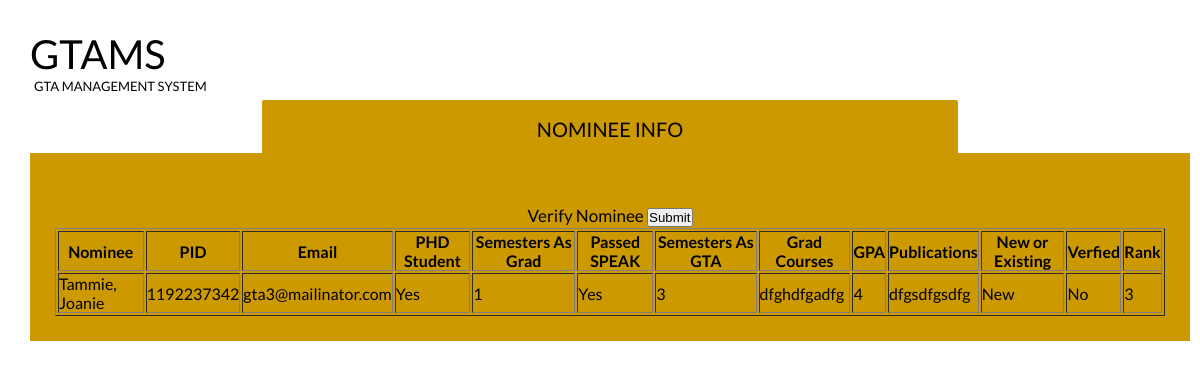
The page /verifyNominee.php?pid=1192237342 (signed in) on the database its author committed.
### tables this page shows
CREATE TABLE `nomination` (
  `nominatorLogin` varchar(50) NOT NULL,
  `pid` varchar(20) NOT NULL,
  `ranking` int(11) NOT NULL,
  `timestamp` datetime NOT NULL,
  `sessionid` varchar(20) NOT NULL,
  `verified` tinyint(4) NOT NULL DEFAULT '0',
  `responded` tinyint(4) NOT NULL DEFAULT '0'
);

CREATE TABLE `gtanominee` (
  `advisor` varchar(70) DEFAULT NULL,
  `nomineeName` varchar(70) DEFAULT NULL,
  `pid` varchar(20) NOT NULL,
  `nomineeEmail` varchar(255) DEFAULT NULL,
  `nomineePhone` varchar(10) DEFAULT NULL,
  `isPHDStudent` int(11) DEFAULT NULL,
  `semestersAsGrad` int(11) DEFAULT NULL,
  `passedSpeak` int(11) DEFAULT NULL,
  `semestersAsGTA` int(11) DEFAULT NULL,
  `gradCourses` varchar(255) DEFAULT NULL,
  `gpa` float DEFAULT NULL,
  `publications` varchar(255) DEFAULT NULL,
  `newlyAdmitted` tinyint(1) DEFAULT NULL
);

### verifyNominee.php (the view, shortened to what this page needs)
<link rel="stylesheet" type="text/css" href="DBHomeStyle.css">
<h1>GTAMS <span>GTA Management System</span></h1>
<ul class="tabs">
    <li>
        <label for="tab3">Nominee Info</label>
        <div id="tab-content3" class="tab-content" align="center">
            <?php
            include 'connect.php';
			$nomineeQuery = mysqli_query($con, "SELECT * FROM gtanominee INNER JOIN nomination ON gtanominee.pid=nomination.pid WHERE gtanominee.pid='{$_GET['pid']}' AND sessionid='{$_SESSION['sessionid']}'");
			$nomineeInfo = mysqli_fetch_array($nomineeQuery);
			echo "<table border='1'>
					<tr>
                    <th>Nominee</th>
                    <th>PID</th>
					<th>Email</th>
					<th>PHD Student</th>
					<th>Semesters As Grad</th>
					<th>Passed SPEAK</th>
					<th>Semesters As GTA</th>
					<th>Grad Courses</th>
					<th>GPA</th>
					<th>Publications</th>
					<th>New or Existing</th>
					<th>Verfied</th>
					<th>Rank</th></tr>";
			echo "<td>" . $nomineeInfo['nomineeName'] . "</td>";
			echo "<td>" . $nomineeInfo['pid'] . "</td>";
			echo "<td>" . $nomineeInfo['nomineeEmail'] . "</td>";
			if($nomineeInfo['isPHDStudent']){
				echo "<td>Yes</td>";
			}else{
				echo "<td>No</td>";
			}
			echo "<td>" . $nomineeInfo['semestersAsGrad'] . "</td>";
			if($nomineeInfo['passedSpeak']){
				echo "<td>Yes</td>";
			}else{
				echo "<td>No</td>";
			}
			echo "<td>" . $nomineeInfo['semestersAsGTA'] . "</td>";
			echo "<td>" . $nomineeInfo['gradCourses'] . "</td>";
			echo "<td>" . $nomineeInfo['gpa'] . "</td>";
			echo "<td>" . $nomineeInfo['publications'] . "</td>";
			if($nomineeInfo['newlyAdmitted']){
				echo "<td>New</td>";
			}else{
				echo "<td>Existing</td>";
			}
			if($nomineeInfo['verified']){
				echo "<td>Yes</td>";
			}else{
				echo "<td>No</td>";
			}
			echo "<td>" . $nomineeInfo['ranking'] . "</td>";
			echo '<br>
				<form action="" method="POST">
					Verify Nominee
					<input type="submit" name="submit" value"Verify Nominee">
				</form>';
            ?>
            </table>
        </div>
    </li>
</ul>

### DBHomeStyle.css (style rules this page uses)
* { margin: 0; padding: 0; -moz-box-sizing: border-box; -webkit-box-sizing: border-box; box-sizing: border-box; }
h1 { font-weight: normal; font-size: 40px; font-weight: normal; text-transform: uppercase; float: left; margin: 10px 0 100px 10px; }
h1 span { font-size: 13px; display: block; padding-left: 4px; }
.tabs { width: 100%; float: none; list-style: none; position: relative; margin: 80px 0 0 10px; text-align: left; }
.tabs li { margin-left:20%; }
.tabs label { display: block; padding: 14px 21px; border-radius: 2px 2px 0 0; font-size: 20px; font-weight: normal; text-transform: uppercase; background: #ffc904; cursor: pointer; position: absolute; top: 4px; -moz-transition: all 0.2s ease-in-out; -o-transition: all 0.2s ease-in-out; -webkit-transition: all 0.2s ease-in-out; transition: all 0.2s ease-in-out; }
.tabs .tab-content { z-index: 2; display: none; overflow: hidden; width: 100%; font-size: 17px; line-height: 25px; padding: 25px; position: absolute; top: 53px; left: 0; background: #CC9900; }
.tabs [id^="tab"]:checked + label { top: 0; padding-top: 17px; background: #CC9900; width:60%; text-align:center; }
.tabs [id^="tab"]:checked ~ [id^="tab-content"] { display: block; }

### rows shown on the page
nomination: pid.nomineeName "Tammie, Joanie", pid "1192237342", pid.nomineeEmail "gta3@mailinator.com", pid.semestersAsGrad "1", pid.semestersAsGTA "3", pid.gradCourses "dfghdfgadfg", pid.gpa "4", pid.publications "dfgsdfgsdfg", ranking "3"
